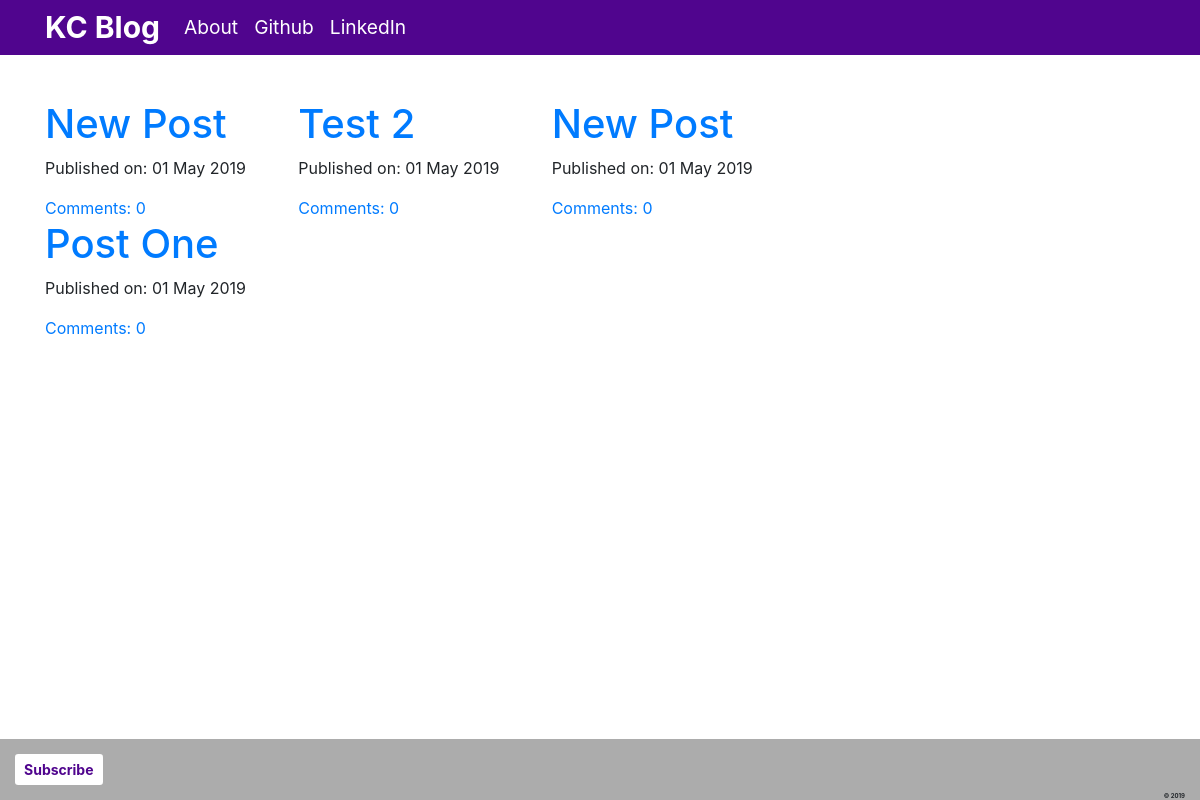
The page / on the database its author committed.
### Roster/models.py (models this page shows, shortened)
class Post(models.Model):
    author = models.ForeignKey('auth.User', on_delete=models.CASCADE)
    title = models.CharField(max_length=200)
    text = models.TextField()
    created_date = models.DateTimeField(auto_now_add=True)
    published_date = models.DateTimeField(null=True, blank=True)
    def approve_comments(self):
        return self.comments.filter(approved_comment=True)

### Roster/views.py (the view)
# urls.py: path('',views.PostListView.as_view(),name='post_list'),
class PostListView(ListView):
    model = Post
    def get_queryset(self):
        return Post.objects.filter(published_date__lte=timezone.now()).order_by('-published_date')

### Roster/templates/Roster/post_list.html (shortened to what this page needs)
{% extends "Roster/base.html" %}
{% block content %}
<div class="centerstage">
  <div class="row">
  {% for post in post_list %}
    <div class="post col-md-4">
      <h1><a href="{% url 'post_detail' pk=post.pk %}">{{ post.title }}</a></h1>
      <div class="date">
        <p>Published on: {{ post.published_date|date:"d M Y"}}</p>
      </div>
      <a href="{% url 'post_detail' pk=post.pk %}">Comments: {{ post.approve_comments.count }}</a>
    </div>
  {% endfor %}
</div>
{% endblock %}

### Roster/templates/Roster/base.html (shortened to what this page needs)
<!DOCTYPE html>
{% load staticfiles %}
<html>
  <head>
    <link rel="stylesheet" href="https://stackpath.bootstrapcdn.com/bootstrap/4.3.1/css/bootstrap.min.css">
    <link rel="stylesheet" href="//cdn.jsdelivr.net/npm/medium-editor@latest/dist/css/medium-editor.min.css" type="text/css" media="screen" charset="utf-8">
    <link rel="stylesheet" href="{% static 'css/Roster.css' %}">
  </head>
  <body class='loader'>
    <nav class="navbar navbar-expand-lg bg-custom fixed-top">
      <div class="container">
          <li class="navbar-brand"><a class="mynav" href="post_list.html"><b>KC Blog</b></a></li>
      <div class="collapse navbar-collapse" id="navbarSupportedContent">
        <ul class="navbar-nav mr-auto">
          <li class="nav-item"><a class="nav-link" href="about.html">About</a></li>
          <li class="nav-item"><a class="nav-link" href="https://www.github.com">Github</a></li>
          <li class="nav-item"><a class="nav-link" href="https://www.linkedin.com">LinkedIn</a></li>
        </ul>
      </div>
    </nav>
        <div class="content container">
          <div class="row">
            <div class="col-md-8">
              <div class="blog_posts">
                {% block content %}
                {% endblock %}
              </div>
            </div>
          </div>
        </div>
<footer class="footer fixed-bottom">
  <div class="row">
    <form class="form-inline my-2 my-lg-0 mr-auto">
      <button id="subbtn" class="btn btn-sm btn-outline-custom my-2 my-sm-2" type="submit"><b>Subscribe</b></button>
    </form>
    <div class="columns medium-4 social-area">
      <a href="#" class="fab fa-instagram bottomnav-right" style="font-size: 30px; color: #50058E; padding-right: 5px"></a>
      <a href="#" class="fab fa-strava bottomnav-right" style="font-size: 30px; color: #50058E; padding-right: 5px"></a>
      <a href="#" class="fab fa-spotify bottomnav-right" style="font-size: 30px; color: #50058E; padding-right: 5px"></a>
      <a href="#" class="fab fa-facebook-square bottomnav-right" style="font-size: 30px; color: #50058E; padding-right: 5px"></a>
    <div class="copyright" style="font-size: 6px"><strong>© 2019</strong></div>
    </div>
  </div>
</footer>
  </body>
</html>

### Roster/static/css/Roster.css (style rules this page uses)
.content { padding-top: 100px; }
h1 { color: #50058E; }
.bg-custom { background-color: #50058E; }
.navbar { font-size: 120%; padding: 0px 30px 0px 30px; color: white; }
.footer { font-size: 120%; padding: 0px 30px 0px 30px; background-color: #ACACAC; }
.footer .social-area { text-align: right; padding: 7px 0 0 0; }
#subbtn { background-color: white; color: #50058E; }
.btn-outline-custom { color: #50058E; }
.nav-link { color: white; }
.mynav { font-size: 150%; color: white; }

### rows shown on the page
Post: title "New Post", published_date "01 May 2019", approve_comments.count "0"
Post: title "Test 2", published_date "01 May 2019", approve_comments.count "0"
Post: title "New Post", published_date "01 May 2019", approve_comments.count "0"
Post: title "Post One", published_date "01 May 2019", approve_comments.count "0"
